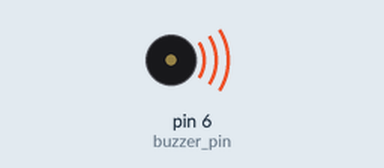
This sketch was run on a simulated Arduino Uno, built with avr-gcc and run on an emulated ATmega328P. On the bench: buzzer (waves = sounding, pin HIGH).

Above: at 0.1 s.
Timing chart, 0 to 1.6 s (numbered marks = the images above):
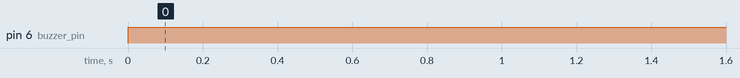

The sketch:

RR-M1-05-ADV-BUZZER-1-stable.ino
```cpp
int buzzer_pin = 6;
void setup() {
  pinMode(buzzer_pin, OUTPUT);
}

void loop() {

  // Программа по включению пьезоэлектрического звонка, который подключен к цифровому выводу D6

  // Введение:
  // Для работы программы не требуется подавать питание на моторы и сервопривод через Тумблер питания.

  // 1. Подключи робота к компьютеру и загрузи программу в робота через Arduino IDE.
  // 2. Звонок начнет издавать звук. Чтобы менять высоту звука можно использовать функцию tone()

  digitalWrite(buzzer_pin, HIGH);
}
```

Measured:
- by itself, pin 6 (buzzer_pin): LOW → HIGH at 0.00 s
